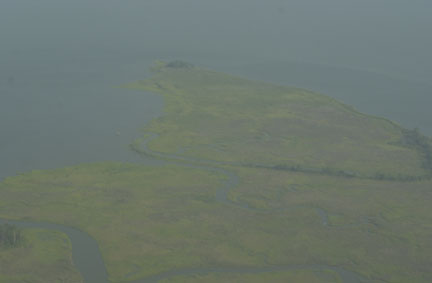
#> input picture 第二次作业-图像去雾/test image/haze3.jpg, 432 x 283 px
$ python imageCombination.py --query '../第二次作业-图像去雾/test image/haze3.jpg' --firstResult out.png --secondResult out.png --thirdResult out.png --fourthResult out.png   (older library calls are emulated)
#> lines starting #> are read from the running program, lines starting #| are printed output that depends on the picture; pictures that were not available may be replaced by others from this repository, and a replacement may not be noted
import cv2
import os
import scipy.misc
import argparse
import numpy as np


def main(query, results):
#> called with query = '../第二次作业-图像去雾/test image/haze3.jpg'
    que = cv2.imread(query)
#> que is the input picture: shape (283, 432, 3); mean B, G, R 111.3, 119.5, 108.4
    ret = [cv2.imread(image) for image in results]
#> ret = 4 items
    combResult = np.zeros([que.shape[0], que.shape[1] * 2, que.shape[2]])
    resizedRet = [scipy.misc.imresize(image, 1/2., mode='RGB') for image in ret]
#> resizedRet = 4 items
    print(resizedRet[0].shape[0], resizedRet[0].shape[1])
#| 141 216
    combResult[0:que.shape[0], 0:que.shape[1], :] = que
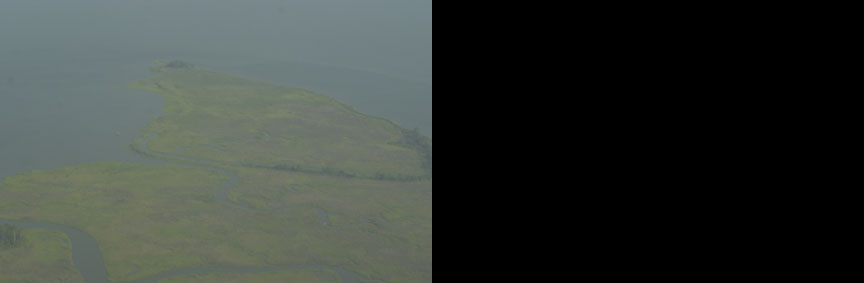
#> combResult: shape (283, 864, 3) float64; mean B, G, R 55.7, 59.8, 54.2
    combResult[0:que.shape[0] // 2, que.shape[1]:int(que.shape[1] * 1.5), :] = resizedRet[0]
    combResult[0:que.shape[0] // 2, int(que.shape[1] * 1.5):que.shape[1] * 2, :] = resizedRet[1]
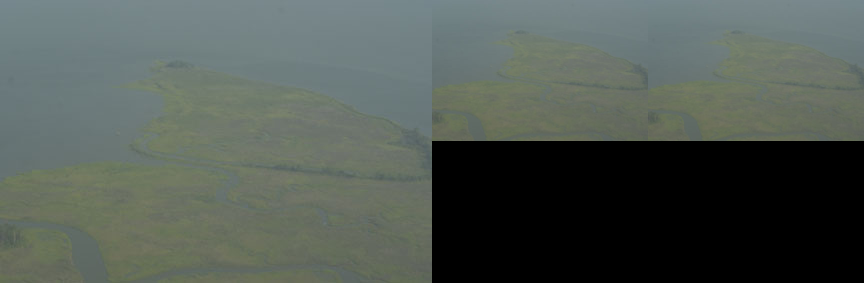
#> combResult: shape (283, 864, 3) float64; mean B, G, R 83.4, 89.5, 81.2
#> (the run stopped early here; a loop or call above may not have finished)

$ run again, on 第二次作业-图像去雾/test image/haze4.jpg
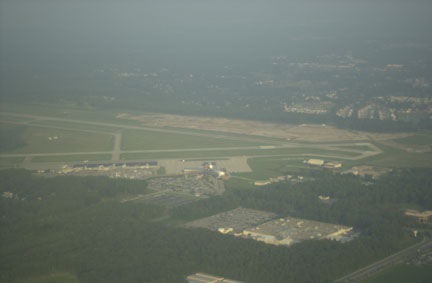
#> input picture 第二次作业-图像去雾/test image/haze4.jpg, 432 x 283 px
#> in main, que is the input picture: shape (283, 432, 3); mean B, G, R 109.5, 118.3, 109.1
#> ret = 4 items
#| 141 216
#> in main, `combResult[0:que.shape[0], 0:que.shape[1], :] = que`:
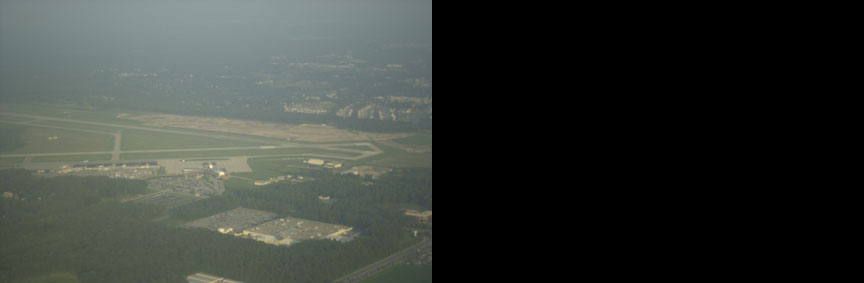
#> combResult: shape (283, 864, 3) float64; mean B, G, R 54.8, 59.2, 54.6
#> in main, `combResult[0:que.shape[0] // 2, int(que.shape[1] * 1.5):que.shape[1] *..`:
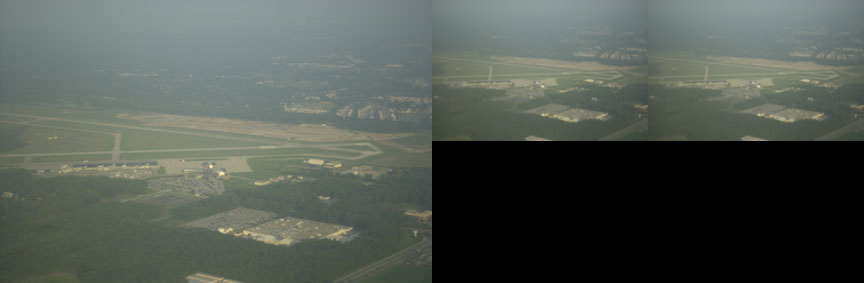
#> combResult: shape (283, 864, 3) float64; mean B, G, R 82.1, 88.6, 81.8

$ run again, on 第二次作业-图像去雾/test image/haze5.jpg
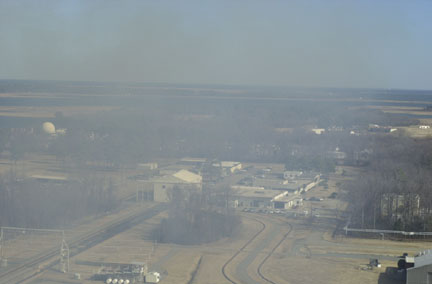
#> input picture 第二次作业-图像去雾/test image/haze5.jpg, 432 x 284 px
#> in main, que is the input picture: shape (284, 432, 3); mean B, G, R 144.9, 142.2, 133.8
#> ret = 4 items
#| 142 216
#> in main, `combResult[0:que.shape[0], 0:que.shape[1], :] = que`:
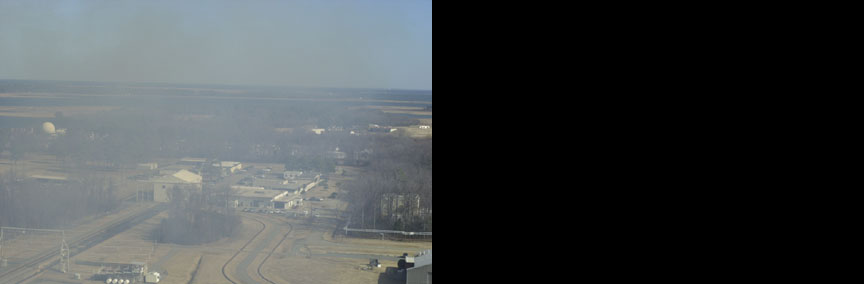
#> combResult: shape (284, 864, 3) float64; mean B, G, R 72.5, 71.1, 66.9
#> in main, `combResult[que.shape[0] // 2:que.shape[0], int(que.shape[1] * 1.5):que..`:
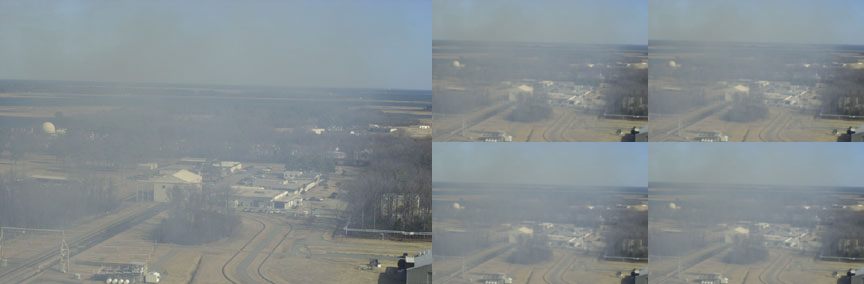
#> combResult: shape (284, 864, 3) float64; mean B, G, R 145, 142.2, 133.8
